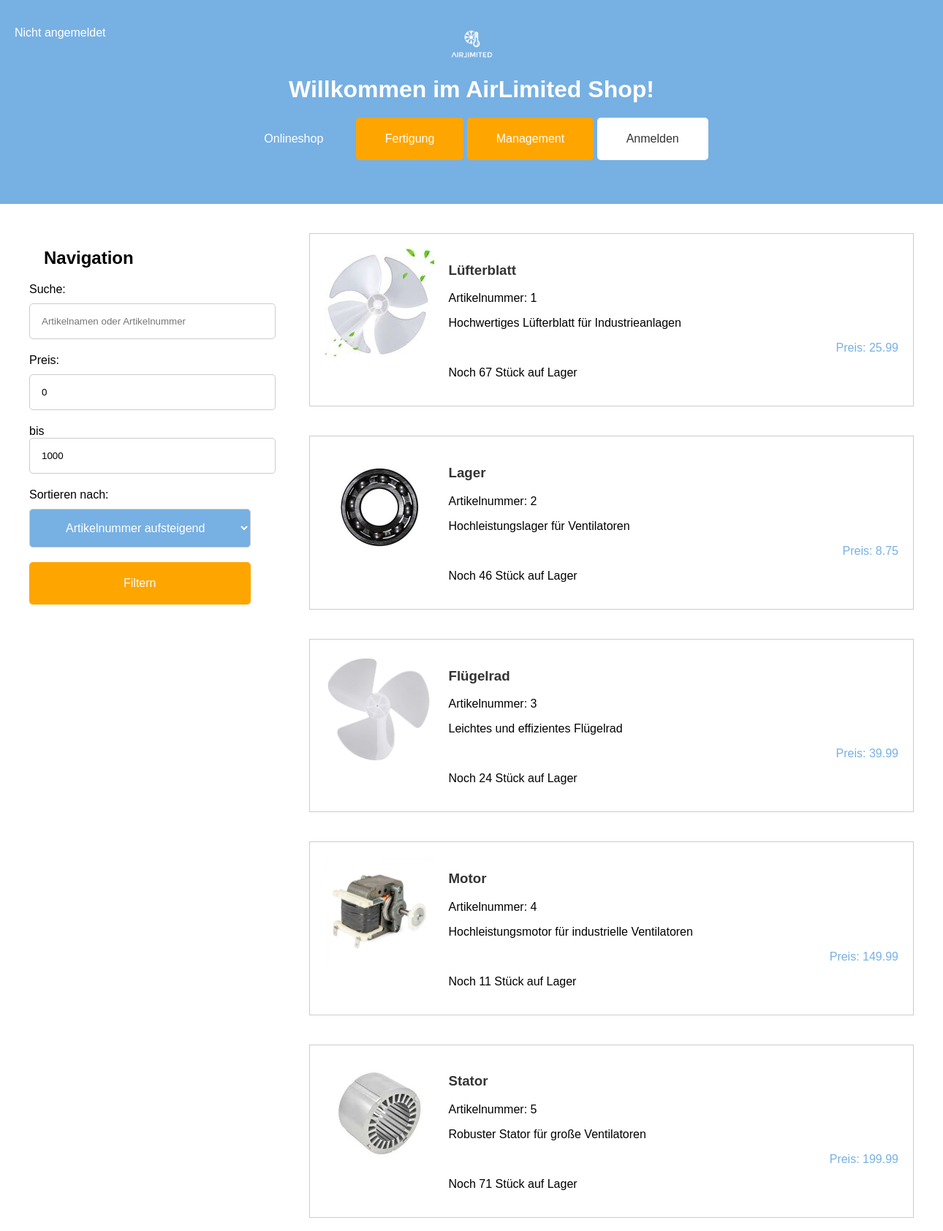
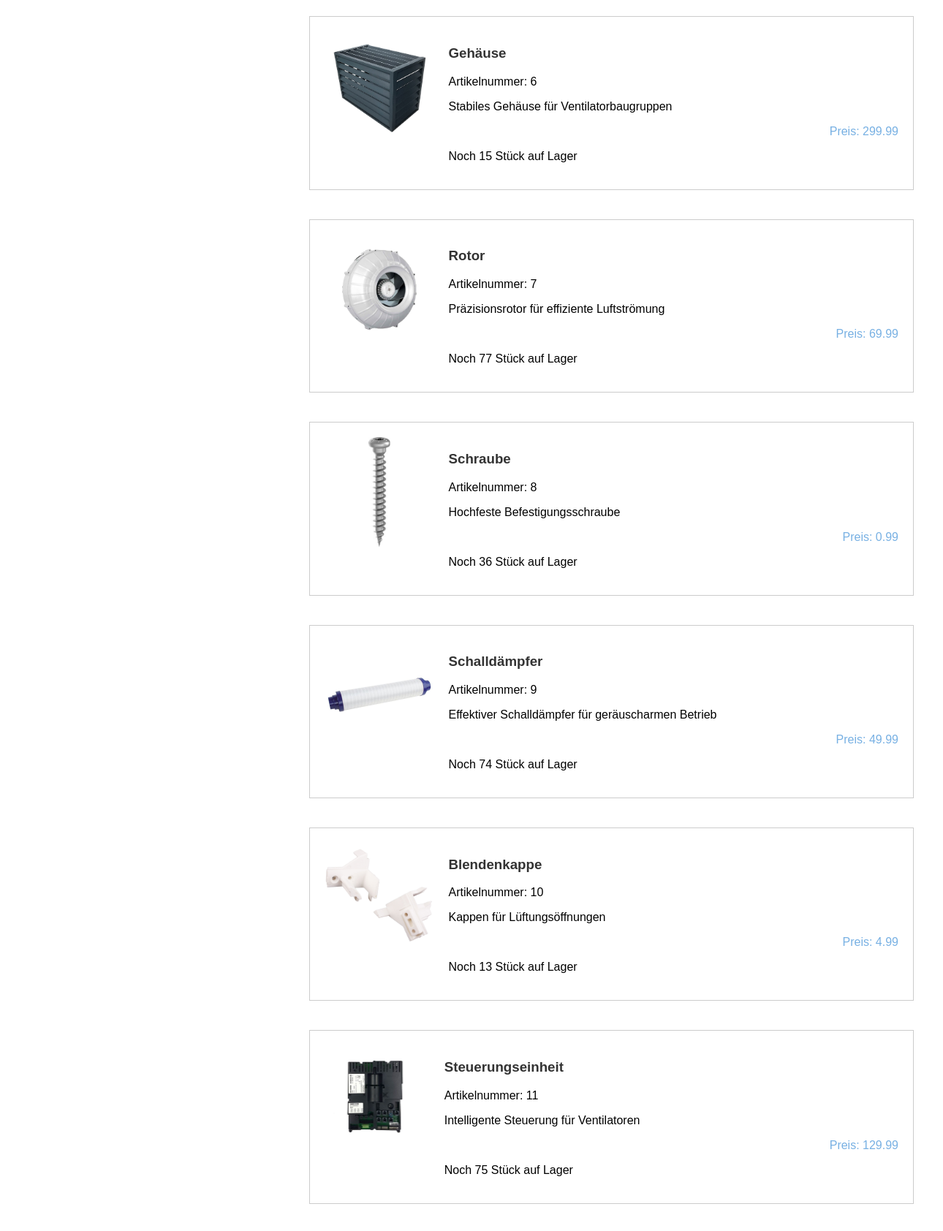
The page /onlineshop.php (upper part) on the database its author committed (2 pictures, top to bottom).
### tables this page shows
CREATE TABLE IF NOT EXISTS `sind_in` (
  `LagerNr` int(11) NOT NULL,
  `SKUNr` int(11) NOT NULL,
  `Bestand` int(11) DEFAULT NULL,
  PRIMARY KEY (`LagerNr`,`SKUNr`),
  KEY `sind_in SKUNr` (`SKUNr`),
  CONSTRAINT `sind_in LagerNr` FOREIGN KEY (`LagerNr`) REFERENCES `lager` (`LagerNr`) ON DELETE NO ACTION ON UPDATE NO ACTION,
  CONSTRAINT `sind_in SKUNr` FOREIGN KEY (`SKUNr`) REFERENCES `sku` (`SKUNr`) ON DELETE NO ACTION ON UPDATE NO ACTION
);

CREATE TABLE IF NOT EXISTS `sku` (
  `SKUNr` int(11) NOT NULL AUTO_INCREMENT,
  `Name` varchar(20) NOT NULL,
  `Standardlosgroeße` int(11) NOT NULL DEFAULT 0,
  `Laenge` float DEFAULT NULL,
  `Breite` float DEFAULT NULL,
  `Hoehe` float DEFAULT NULL,
  `Gewicht` float DEFAULT NULL,
  `Beschreibung` varchar(200) DEFAULT NULL,
  `Preis` float DEFAULT NULL,
  `Foto` varchar(50) DEFAULT NULL,
  `Art` varchar(50) DEFAULT NULL,
  `Fertigungsanweisungen` varchar(50) DEFAULT NULL,
  `FertigungsNr` int(11) DEFAULT NULL,
  `LagerNr` int(11) DEFAULT NULL,
  PRIMARY KEY (`SKUNr`),
  KEY `FertigungsNr` (`FertigungsNr`),
  KEY `Lagerstandort` (`LagerNr`),
  CONSTRAINT `sku FertigungsNr` FOREIGN KEY (`FertigungsNr`) REFERENCES `fertigung` (`FertigungsNr`) ON DELETE NO ACTION ON UPDATE NO ACTION,
  CONSTRAINT `sku LagerNr` FOREIGN KEY (`LagerNr`) REFERENCES `lager` (`LagerNr`) ON DELETE NO ACTION ON UPDATE NO ACTION
);

### db_class.php (called while the page is built, shortened)
<?php
class DBConnector
{
	private $database = null;
	public function connect()
	{
		$this->database = mysqli_connect(DB_HOST, DB_USER, DB_PASSWORD) or die('Verbindung schlug fehl: '.mysqli_error($this->database));
		mysqli_select_db($this->database, DB_NAME) or die('Verbindung schlug fehl: '.mysqli_error($this->database));
		mysqli_query($this->database, "SET CHARSET 'utf8'") or die('Verbindung schlug fehl: '.mysqli_error($this->database));
		mysqli_query($this->database, "SET NAMES 'UTF8'") or die('Verbindung schlug fehl: '.mysqli_error($this->database));
	}
	static public function fetchEntity($QueryResult)
	{
		return mysqli_fetch_object($QueryResult);
	}
	static public function fetchEntityArray($QueryResult)
	{
		$result = array();
		while( $item = DBConnector::fetchEntity($QueryResult) )
			$result[] = $item;
		return $result;
	}
	public function query($Query)
	{
		$result = mysqli_query($this->database, $Query);
		return $result;
	}
	public function getEntityArray($Query)
	{
		$result = $this->query($Query);
		if( $result )
			return $this->fetchEntityArray($result);
		else
			return false;
	}
}
?>

### onlineshop.php (the view, shortened to what this page needs)
<?php
if (isset($_SESSION['userType']) && isset($_SESSION['userID'])) {
    $userType = $_SESSION['userType'];
    $userID = $_SESSION['userID'];
    $loginText = "Angemeldet als: " . $userType . " " . $userID;
} else {
    $loginText = "Nicht angemeldet". "<br>";
}
require_once "db_class.php";
$DBServer   = 'localhost';
$DBHost     = 'airlimited';
$DBUser     = 'root';
$DBPassword = '';
$db = new DBConnector($DBServer, $DBHost, $DBUser, $DBPassword);
$db->connect();
$price_min = 0;
$price_max = 1000;
$search_term = '';
if (!isset($_GET['sort'])) {
    $sort = 'SKUNr ASC';
} else {
    $sort = $_GET['sort'];
}
$query = 'SELECT `Foto`, `Name`,  sku.`SKUNr`, `Beschreibung`, `Preis`, sind_in.Bestand ';
$query .= 'FROM `airlimited`.`sku` ';
$query .= 'LEFT JOIN sind_in ON sku.SKUNr = sind_in.SKUNr ';
$query .= 'WHERE Preis > '. $price_min .' AND Preis < ' . $price_max . ' ';
$query .= 'ORDER BY ' . $sort . ' ';
$query .= 'LIMIT 1000;';
$result = $db->getEntityArray($query);
?>
<!DOCTYPE html>
<html lang="de">
<head>
    <link rel="stylesheet" href="styles.css">
</head>
<body>
   <header>
        <div class="logo">
            <img src="logo.png" alt="AirLimited Logo">
        </div>
        <h1>Willkommen im AirLimited Shop!</h1>
        <nav>
            <button onclick="window.location.href='onlineshop.php'">Onlineshop</button>
            <button onclick="window.location.href='fertigung.php'" class="fertigung-btn">Fertigung</button>
            <button onclick="window.location.href='management.php'" class="management-btn">Management</button>
            <button onclick="window.location.href='index.php'" class="login-btn">Anmelden</button>
        </nav>
        <div class="meine-logindaten">
            <p>
                <?php
                    echo $loginText;
                ?>
            </p>
        </div>
    </header>
    <main id="index-page">
    <div class="product-nav">
        <h2>Navigation</h2>
        <form action="#" method="GET">
            <label for="search_term">Suche:</label>
            <input type="text" id="search_term" name="search_term" value="<?php echo htmlspecialchars($search_term); ?>" placeholder="Artikelnamen oder Artikelnummer">
            <label for="price">Preis:</label>
            <input type="number" id="price" name="price_min" min="0" value="<?php echo htmlspecialchars($price_min); ?>">
            <span>bis</span>
            <input type="number" id="price" name="price_max" min="0" value="<?php echo htmlspecialchars($price_max); ?>">
            <label for="sort">Sortieren nach:</label>
            <select id="sort" name="sort">
                <option value="SKUNr ASC" <?php if ($sort == 'SKUNr ASC') echo 'selected'; ?>>Artikelnummer aufsteigend</option>
            </select>
            <button type="submit">Filtern</button>
        </form>
    </div>
    <div class="product-content">
        <?php
            foreach ( $result as $sku ){
                echo '
                <div class="product">
                    <a href="#">
                        <div class="product-image">
                            <img src="images/' . htmlspecialchars($sku->SKUNr) . '.jpg" alt="Produkt ' . htmlspecialchars($sku->SKUNr) . '" width="150" height="150">
                        </div>
                        <div class="product-details">
                            <h3><a href="sku_details.php?sku=' . urlencode($sku->SKUNr) . '"> ' . htmlspecialchars($sku->Name) . ' </a></h3>
                            <p>Artikelnummer: '. $sku->SKUNr .'</p>
                            <p>'. $sku->Beschreibung .'</p>
                            <p class="price">Preis: '. $sku->Preis .'</p>
                            <p>Noch '. $sku->Bestand .' Stück auf Lager</p>
                        </div>
                    </a>
                </div>
                ';
            }
        ?>
    </div>
</main>
</body>
</html>

### styles.css (style rules this page uses)
body { font-family: Arial, sans-serif; margin: 0; padding: 0; }
header { background-color: #77b0e3; color: white; padding: 40px; display: flex; flex-direction: column; align-items: center; }
header h1 { margin: 0; margin-top: 20px; }
h2 { text-align: left; margin-left: 20px; margin-top: 20px; margin-bottom: 20px; }
.logo img { height: 40px; }
nav { margin-top: 20px; }
nav button { margin-bottom: 20px; background-color: #77b0e3; border: none; color: white; padding: 20px 40px; text-align: center; text-decoration: none; display: inline-block; font-size: 16px; cursor: pointer; border-radius: 5px; }
.login-btn { background-color: white; color: #333; }
.management-btn, .fertigung-btn { background-color: #ffa500; }
.meine-logindaten { position: absolute; top: 20px; left: 20px; }
.meine-logindaten p { color: white; text-align: left; text-decoration: none; font-size: 16px; }
main { padding: 40px; }
#index-page { display: flex; }
#index-page .product-content { flex: 1; }
#index-page .product-nav { width: 25%; padding-right: 40px; margin-right: 40px; }
#index-page .product-nav h2 { margin-bottom: 20px; }
#index-page .product-nav form { margin-bottom: 40px; }
#index-page .product-nav label { display: block; margin-bottom: 10px; }
#index-page .product-nav input[type="number"], #index-page .product-nav input[type="text"], #index-page .product-nav select { width: 100%; padding: 16px; border: 1px solid #ccc; border-radius: 5px; margin-bottom: 20px; }
#index-page .product-nav button { width: 100%; background-color: #ffa500; border: none; color: white; padding: 20px 40px; text-align: center; text-decoration: none; display: inline-block; font-size: 16px; cursor: pointer; border-radius: 5px; }
#index-page .product-content { flex: 1; margin-bottom: 100px; overflow-y: auto; }
#index-page .product { display: flex; border: 1px solid #ccc; margin-bottom: 40px; padding: 20px; }
#index-page .product a { text-decoration: none; color: #333; }
#index-page .product .product-image img { max-width: 150px; max-height: 150px; width: auto; height: auto; }
#index-page .product-details { flex: 1; }
#index-page .product-details .price { color: #77b0e3; text-align: right; }
.product-image { margin-right: 20px; }
form select { background-color: #77b0e3; border: none; color: white; padding: 10px 20px; text-align: center; text-decoration: none; display: inline-block; font-size: 16px; cursor: pointer; border-radius: 5px; margin-bottom: 20px; width: auto; }

### rows shown on the page
sind_in: shows a picture, SKUNr.Name "Lüfterblatt", SKUNr.SKUNr "1", SKUNr.Beschreibung "Hochwertiges Lüfterblatt für Industrieanlagen", SKUNr.Preis "25.99", Bestand "67"
sind_in: shows a picture, SKUNr.Name "Lager", SKUNr.SKUNr "2", SKUNr.Beschreibung "Hochleistungslager für Ventilatoren", SKUNr.Preis "8.75", Bestand "46"
sind_in: shows a picture, SKUNr.Name "Flügelrad", SKUNr.SKUNr "3", SKUNr.Beschreibung "Leichtes und effizientes Flügelrad", SKUNr.Preis "39.99", Bestand "24"
sind_in: shows a picture, SKUNr.Name "Motor", SKUNr.SKUNr "4", SKUNr.Beschreibung "Hochleistungsmotor für industrielle Ventilatoren", SKUNr.Preis "149.99", Bestand "11"
sind_in: shows a picture, SKUNr.Name "Stator", SKUNr.SKUNr "5", SKUNr.Beschreibung "Robuster Stator für große Ventilatoren", SKUNr.Preis "199.99", Bestand "71"
sind_in: shows a picture, SKUNr.Name "Gehäuse", SKUNr.SKUNr "6", SKUNr.Beschreibung "Stabiles Gehäuse für Ventilatorbaugruppen", SKUNr.Preis "299.99", Bestand "15"
sind_in: shows a picture, SKUNr.Name "Rotor", SKUNr.SKUNr "7", SKUNr.Beschreibung "Präzisionsrotor für effiziente Luftströmung", SKUNr.Preis "69.99", Bestand "77"
sind_in: shows a picture, SKUNr.Name "Schraube", SKUNr.SKUNr "8", SKUNr.Beschreibung "Hochfeste Befestigungsschraube", SKUNr.Preis "0.99", Bestand "36"
sind_in: shows a picture, SKUNr.Name "Schalldämpfer", SKUNr.SKUNr "9", SKUNr.Beschreibung "Effektiver Schalldämpfer für geräuscharmen Betrieb", SKUNr.Preis "49.99", Bestand "74"
sind_in: shows a picture, SKUNr.Name "Blendenkappe", SKUNr.SKUNr "10", SKUNr.Beschreibung "Kappen für Lüftungsöffnungen", SKUNr.Preis "4.99", Bestand "13"
sind_in: shows a picture, SKUNr.Name "Steuerungseinheit", SKUNr.SKUNr "11", SKUNr.Beschreibung "Intelligente Steuerung für Ventilatoren", SKUNr.Preis "129.99", Bestand "75"
